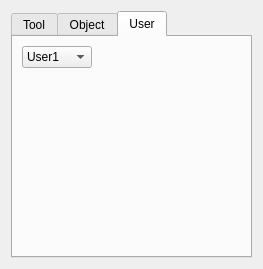
<?xml version="1.0" encoding="UTF-8"?>
<ui version="4.0">
 <class>Coordinate</class>
 <widget class="QWidget" name="Coordinate">
  <property name="geometry">
   <rect>
    <x>0</x>
    <y>0</y>
    <width>263</width>
    <height>269</height>
   </rect>
  </property>
  <property name="windowTitle">
   <string>Form</string>
  </property>
  <layout class="QVBoxLayout" name="verticalLayout">
   <item>
    <widget class="QTabWidget" name="tabWidget">
     <property name="toolTip">
      <string>Coordinate</string>
     </property>
     <property name="currentIndex">
      <number>2</number>
     </property>
     <widget class="QWidget" name="tab">
      <attribute name="title">
       <string>Tool</string>
      </attribute>
      <layout class="QVBoxLayout" name="verticalLayout_2">
       <item>
        <widget class="CoordPara" name="coordTool" native="true"/>
       </item>
      </layout>
     </widget>
     <widget class="QWidget" name="tab_2">
      <attribute name="title">
       <string>Object</string>
      </attribute>
      <layout class="QVBoxLayout" name="verticalLayout_4">
       <item>
        <widget class="CoordPara" name="coordObj" native="true"/>
       </item>
      </layout>
     </widget>
     <widget class="QWidget" name="tab_4">
      <attribute name="title">
       <string>User</string>
      </attribute>
      <layout class="QGridLayout" name="gridLayout">
       <item row="0" column="0">
        <widget class="QComboBox" name="cmbUserCoord">
         <property name="toolTip">
          <string>User coordinate</string>
         </property>
         <item>
          <property name="text">
           <string>User1</string>
          </property>
         </item>
         <item>
          <property name="text">
           <string>User2</string>
          </property>
         </item>
         <item>
          <property name="text">
           <string>User3</string>
          </property>
         </item>
         <item>
          <property name="text">
           <string>User4</string>
          </property>
         </item>
         <item>
          <property name="text">
           <string>User5</string>
          </property>
         </item>
         <item>
          <property name="text">
           <string>User6</string>
          </property>
         </item>
         <item>
          <property name="text">
           <string>User7</string>
          </property>
         </item>
         <item>
          <property name="text">
           <string>User9</string>
          </property>
         </item>
         <item>
          <property name="text">
           <string>User10</string>
          </property>
         </item>
        </widget>
       </item>
       <item row="0" column="1">
        <spacer name="horizontalSpacer">
         <property name="orientation">
          <enum>Qt::Horizontal</enum>
         </property>
         <property name="sizeHint" stdset="0">
          <size>
           <width>40</width>
           <height>20</height>
          </size>
         </property>
        </spacer>
       </item>
       <item row="1" column="0" colspan="2">
        <widget class="CoordPara" name="coordUser" native="true"/>
       </item>
      </layout>
     </widget>
    </widget>
   </item>
  </layout>
 </widget>
 <customwidgets>
  <customwidget>
   <class>CoordPara</class>
   <extends>QWidget</extends>
   <header>coordpara.h</header>
   <container>1</container>
  </customwidget>
 </customwidgets>
 <resources/>
 <connections/>
</ui>
